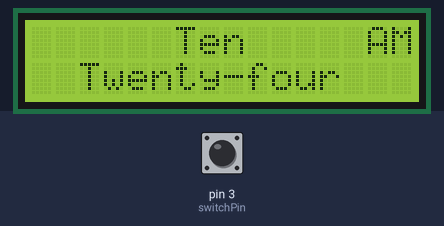
Recording of a sketch running on a simulated Arduino Uno, built with avr-gcc and run on an emulated ATmega328P. On the bench: 16×2 character LCD. The inputs (shaded band) are chosen by the test bench; at power-on: pin 3 (switchPin) LOW. The local clock reads 2024-03-15 10:24:30 at power-on unless the sketch sets it.

Above: at 1.2 s.
1.3 s: pin 3 (switchPin) pulled HIGH for 0.15 s
At 1.41 s:
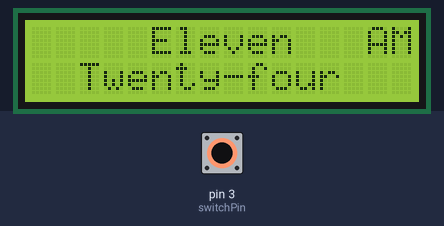
2.9 s: pin 3 (switchPin) pulled HIGH for 3.2 s
At 31.2 s:
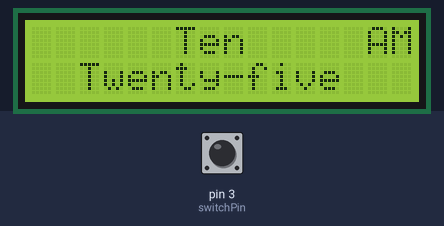
Timing chart, 0 to 31.5 s (numbered marks = the images above; inputs shaded):
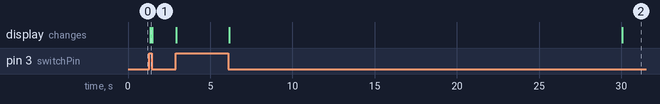

The sketch:

clock_using_LCD.ino
```cpp
#include "LiquidCrystal_I2C.h"
#include <Wire.h>
#include "Arduino.h"
#include "RTClib.h"
#include <avr/pgmspace.h>
int h;
LiquidCrystal_I2C lcd(0x27,16,2);
const int switchPin = 3;     // the number of the switch pin
int switchState = 0;         // variable for reading the switch status
RTC_DS1307 rtc;

void setup()
{
  lcd.init();                  // this is necessary
  lcd.backlight();
  lcd.clear();
  lcd.setCursor(0,0);
Wire.begin();
Serial.begin(9600);
rtc.begin();
 // Check if the RTC is running.
  if (! rtc.isrunning()) {
    Serial.println("RTC is NOT running");
    pinMode(switchPin, INPUT);
  }

  // This section grabs the current datetime and compares it to
  // the compilation time.  If necessary, the RTC is updated.
  DateTime now = rtc.now();
  DateTime compiled = DateTime(__DATE__, __TIME__);
  if (now.unixtime() < compiled.unixtime()) {
    Serial.println("RTC is older than compile time! Updating");
    rtc.adjust(DateTime(__DATE__, __TIME__));

pinMode(switchPin, INPUT);
}
}


void loop()
{
DateTime now = rtc.now();
int h = now.hour()+1;
lcd.setCursor(0,0);
switchState = digitalRead(switchPin);
int m = now.minute();
if (switchState == HIGH)
{ h = h;}
if (switchState == LOW)
{ h = h-1;}
//  start LCD hour print routine
if (h==1)
{lcd.print("      One     ");}
if (h==2)
{lcd.print("      Two     ");}
if (h==3)
{lcd.print("     Three    ");}
if (h==4)
{lcd.print("      Four    ");}
if (h==5)
{lcd.print("      Five    ");}
if (h==6)
{lcd.print("      Six     ");}
if (h==7)
{lcd.print("     Seven    ");}
if (h==8)
{lcd.print("     Eight    ");}
if (h==9)
{lcd.print("      Nine    ");}
if (h==10)
{lcd.print("      Ten     ");}
if (h==11)
{lcd.print("     Eleven   ");}
if (h==12)
{lcd.print("     Twelve   ");}
if (h==13)
{lcd.print("      One     ");}
if (h==14)
{lcd.print("      Two     ");}
if (h==15)
{lcd.print("     Three    ");}
if (h==16)
{lcd.print("      Four    ");}
if (h==17)
{lcd.print("      Five    ");}
if (h==18)
{lcd.print("      Six     ");}
if (h==19)
{lcd.print("     Seven    ");}
if (h==20)
{lcd.print("     Eight    ");}
if (h==21)
{lcd.print("      Nine    ");}
if (h==22)
{lcd.print("      Ten     ");}
if (h==23)
{lcd.print("     Eleven   ");}
if (h==0)
{lcd.print("     Twelve   ");}

//start LCD minute print routine
lcd.setCursor(0,1);
if (m==0)
{lcd.print("    O'Clock     ");}
if (m==1)
{lcd.print("     Oh One     ");}
if (m==2)
{lcd.print("     Oh Two     ");}
if (m==3)
{lcd.print("    Oh Three    ");}
if (m==4)
{lcd.print("     Oh Four    ");}
if (m==5)
{lcd.print("     Oh Five    ");}
if (m==6)
{lcd.print("     Oh Six     ");}
if (m==7)
{lcd.print("    Oh Seven    ");}
if (m==8)
{lcd.print("    Oh Eight    ");}
if (m==9)
{lcd.print("     Oh Nine    ");}
if (m==10)
{lcd.print("      Ten       ");}
if (m==11)
{lcd.print("     Eleven     ");}
if (m==12)
{lcd.print("     Twelve     ");}
if (m==13)
{lcd.print("    Thirteen    ");}
if (m==14)
{lcd.print("    Fourteen    ");}
if (m==15)
{lcd.print("    Fifteen     ");}
if (m==16)
{lcd.print("    Sixteen     ");}
if (m==17)
{lcd.print("    Seventeen   ");}
if (m==18)
{lcd.print("    Eighteen    ");}
if (m==19)
{lcd.print("    Nineteen    ");}
if (m==20)
{lcd.print("     Twenty     ");}
if (m==21)
{lcd.print("   Twenty-one   ");}
if (m==22)
{lcd.print("   Twenty-two   ");}
if (m==23)
{lcd.print("  Twenty-three  ");}
if (m==24)
{lcd.print("  Twenty-four   ");}
if (m==25)
{lcd.print("  Twenty-five   ");}
if (m==26)
{lcd.print("   Twenty-six   ");}
if (m==27)
{lcd.print("  Twenty-seven  ");}
if (m==28)
{lcd.print("  Twenty-eight  ");}
if (m==29)
{lcd.print("  Twenty-nine   ");}
if (m==30)
{lcd.print("     Thirty     ");}
if (m==31)
{lcd.print("   Thirty-one   ");}
if (m==32)
{lcd.print("   Thirty-two   ");}
if (m==33)
{lcd.print("  Thirty-three  ");}
if (m==34)
{lcd.print("  Thirty-four   ");}
if (m==35)
{lcd.print("  Thirty-five   ");}
if (m==36)
{lcd.print("   Thirty-six   ");}
if (m==37)
{lcd.print("  Thirty-seven  ");}
if (m==38)
{lcd.print("  Thirty-eight  ");}
if (m==39)
{lcd.print("  Thirty-nine   ");}
if (m==40)
{lcd.print("     Forty      ");}
if (m==41)
{lcd.print("   Forty-one    ");}
if (m==42)
{lcd.print("   Forty-two    ");}
if (m==43)
{lcd.print("   Forty-three  ");}
if (m==44)
{lcd.print("   Forty-four   ");}
if (m==45)
{lcd.print("   Forty-five   ");}
if (m==46)
{lcd.print("   Forty-six    ");}
if (m==47)
{lcd.print("   Forty-seven  ");}
if (m==48)
{lcd.print("   Forty-eight  ");}
if (m==49)
{lcd.print("   Forty-nine   ");}
if (m==50)
{lcd.print("     Fifty      ");}
if (m==51)
{lcd.print("   Fifty-one    ");}
if (m==52)
{lcd.print("   Fifty-two    ");}
if (m==53)
{lcd.print("   Fifty-three  ");}
if (m==54)
{lcd.print("   Fifty-four   ");}
if (m==55)
{lcd.print("   Fifty-five   ");}
if (m==56)
{lcd.print("   Fifty-six    ");}
if (m==57)
{lcd.print("   Fifty-seven  ");}
if (m==58)
{lcd.print("   Fifty-eight  ");}
if (m==59)
{lcd.print("   Fifty-nine   ");}
if (h < 12){
lcd.setCursor(14,0);
 lcd.print("AM");}
else{
lcd.setCursor(14,0);
 lcd.print("PM");}

}
```

Measured:
- after the input at 1.3 s, the display: changes at once (image 1)
